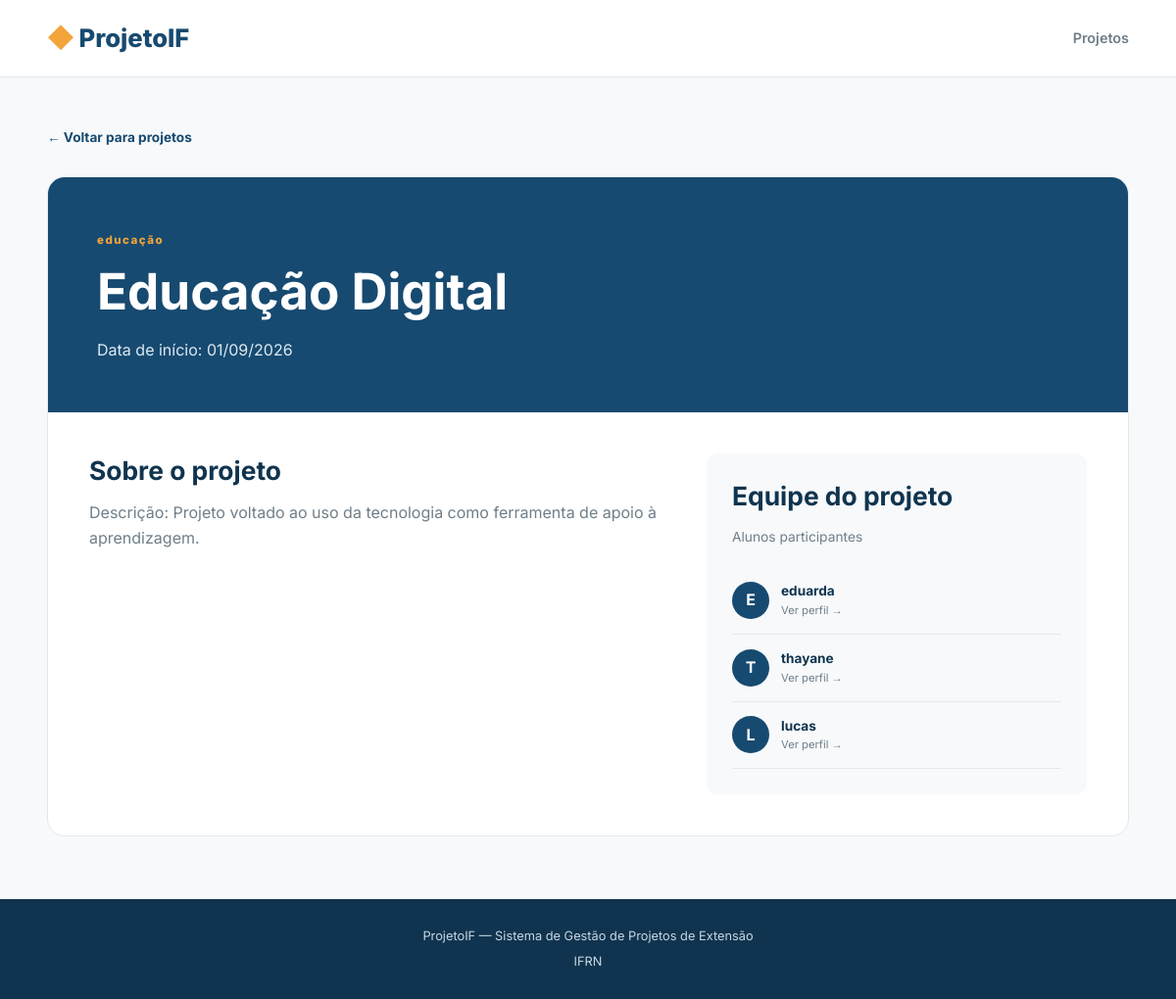
/coordenação/projetos/2/, run on the app's committed database.
### coordenação/models.py (models this page shows, shortened)
class Projeto(models.Model):
    titulo = models.CharField(max_length=200)
    descricao = models.TextField()
    data_inicio = models.DateField()
    categoria = models.ForeignKey(Categoria, on_delete=models.CASCADE)
    equipe = models.ManyToManyField(Aluno)

class Categoria(models.Model):
    nome = models.CharField(max_length=100)

class Aluno(models.Model):
    nome = models.CharField(max_length=50)
    matricula = models.CharField(max_length=50)

### coordenação/views.py (called while the page is built)
def detalhe_projeto(request, id):
    projeto = get_object_or_404(Projeto, id=id)
    return render(
        request,'coordenação/detalhe_projeto.html',{'projeto': projeto})

### coordenação/templates/coordenação/detalhe_projeto.html (shortened to what this page needs)
{% extends "base.html" %}
{% block content %}
<a class="back" href="{% url 'lista_projetos' %}">← Voltar para projetos</a>
<section class="detail">
    <div class="detail-header">
        <span class="eyebrow">{{ projeto.categoria.nome }}</span>
        <h1>{{ projeto.titulo }}</h1>
        <p>Data de início: {{ projeto.data_inicio|date:"d/m/Y" }}</p>
    </div>
    <div class="detail-grid">
        <article>
            <h2>Sobre o projeto</h2>
            <div class="description">{{ projeto.descricao|linebreaks }}</div>
        </article>
        <aside class="team-box">
            <h2>Equipe do projeto</h2>
            <p class="muted">Alunos participantes</p>
            <ul class="team-list">
                {% for aluno in projeto.equipe.all %}
                <li>
                    <a href="{% url 'detalhe_aluno' aluno.id %}">
                        <span class="avatar">{{ aluno.nome|first|upper }}</span>
                        <span>
                            <strong>{{ aluno.nome }}</strong>
                            <small>Ver perfil →</small>
                        </span>
                    </a>
                </li>
                {% empty %}
                <li>Nenhum aluno cadastrado na equipe.</li>
                {% endfor %}
            </ul>
        </aside>
    </div>
</section>
{% endblock %}

### templates/base.html (shortened to what this page needs)
{% load static %}
<!DOCTYPE html>
<html lang="pt-br">
<head>
    <link rel="stylesheet" href="{% static 'css/estilo.css' %}">
</head>
<body>
    {% include "fragments/header.html" %}
    <main class="container">
        {% block content %}{% endblock %}
    </main>
    {% include "fragments/footer.html" %}
</body>
</html>

### templates/fragments/header.html
<header class="header">
    <div class="container header-content">
        <a class="logo" href="{% url 'lista_projetos' %}">ProjetoIF</a>
        <nav>
            <a href="{% url 'lista_projetos' %}">Projetos</a>
        </nav>
    </div>
</header>

### templates/fragments/footer.html
<footer class="footer">
    <p>ProjetoIF — Sistema de Gestão de Projetos de Extensão</p>
    <p>IFRN</p>
</footer>

### static/css/estilo.css (style rules this page uses)
:root { --blue: #174a70; --dark: #10344f; --light: #eaf3f8; --orange: #f3a43b; --background: #f7f9fb; --white: #fff; --text: #253746; --muted: #6f7e89; --border: #e2e9ee; }
* { box-sizing: border-box; margin: 0; padding: 0; }
body { font-family: Inter, sans-serif; background: var(--background); color: var(--text); line-height: 1.6; }
a { color: inherit; text-decoration: none; }
.container { width: min(1120px, 92%); margin: auto; }
.header { background: var(--white); border-bottom: 1px solid var(--border); }
.header-content { min-height: 78px; display: flex; align-items: center; justify-content: space-between; }
.logo { color: var(--blue); font-size: 1.6rem; font-weight: 800; }
.logo::before { content: "◆ "; color: var(--orange); }
nav { display: flex; gap: 28px; }
nav a { color: var(--muted); font-size: .9rem; font-weight: 600; }
main.container { min-height: calc(100vh - 150px); padding-top: 48px; padding-bottom: 64px; }
.hero, .detail-header { background: var(--blue); color: var(--white); border-radius: 18px; padding: 50px; }
.eyebrow { color: var(--orange); font-size: .72rem; font-weight: 800; letter-spacing: 1.5px; }
h1 { font-size: clamp(2rem, 5vw, 3.2rem); line-height: 1.15; margin: 12px 0 18px; }
h2 { color: var(--dark); font-size: 1.65rem; line-height: 1.3; margin-bottom: 14px; }
.hero p, .detail-header p { color: #dceaf2; max-width: 650px; }
.muted { color: var(--muted); font-size: .86rem; }
.back { display: inline-block; color: var(--blue); font-size: .85rem; font-weight: 700; margin-bottom: 28px; }
.detail { background: var(--white); border: 1px solid var(--border); border-radius: 18px; overflow: hidden; }
.detail-header { border-radius: 0; }
.detail-grid { display: grid; grid-template-columns: 1.5fr 1fr; gap: 48px; padding: 42px; }
.description { color: var(--muted); }
.team-box { background: var(--background); border-radius: 12px; padding: 26px; }
.team-list { list-style: none; margin-top: 20px; }
.team-list li { border-bottom: 1px solid var(--border); }
.team-list a { display: flex; align-items: center; gap: 12px; padding: 14px 0; }
.avatar { width: 38px; height: 38px; display: grid; place-items: center; border-radius: 50%; background: var(--blue); color: var(--white); font-weight: 700; }
.team-list strong, .student-project strong { display: block; color: var(--dark); font-size: .85rem; }
.team-list small { display: block; color: var(--muted); font-size: .7rem; }
.footer { background: var(--dark); color: #c6d7e2; text-align: center; padding: 28px 20px; font-size: .8rem; }
.footer p + p { margin-top: 5px; }

### data on the page
Projeto: categoria.nome "educação", titulo "Educação Digital", data_inicio "01/09/2026", descricao "Descrição: Projeto voltado ao uso da tecnologia como ferramenta de apoio à aprendizagem."
Aluno: nome|first "E", nome "eduarda"
Aluno: nome|first "T", nome "thayane"
Aluno: nome|first "L", nome "lucas"
